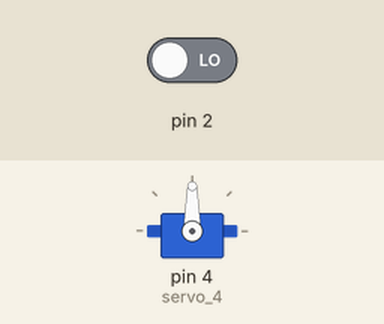
Recording of a sketch running on a simulated Arduino Uno, built with avr-gcc and run on an emulated ATmega328P. Parts: servo. The inputs (shaded band) are chosen by the test bench; at power-on: pin 2 LOW.

Above: at 5.8 s.
5.9 s: pin 2 driven HIGH
At 10.3 s:
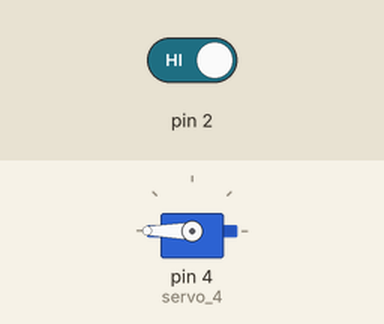
At 20.3 s:
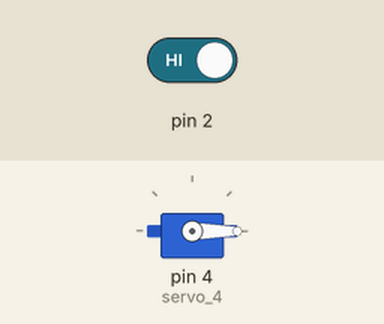
Timing chart, 0 to 41.5 s (numbered marks = the images above; inputs shaded):
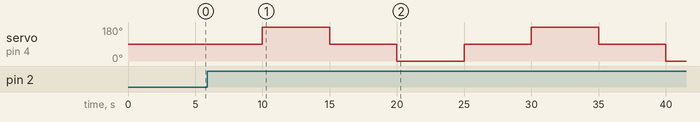

The sketch:

motorSwitch.ino
```cpp
#include <Servo.h>

boolean direction = 0;

Servo servo_4;

void setup() {
  pinMode(2, INPUT);
  servo_4.attach(4);
}

void loop() {
  if (digitalRead(2) && direction == 0) {
    servo_4.write(180);
    delay(5*1000);
    servo_4.write(90);
    direction = 1;
  } else if (digitalRead(2) && direction == 1) {
    servo_4.write(0);
    delay(5*1000);
    servo_4.write(90);
    direction = 0;
  }
  delay(5*1000);

}
```

Measured:
- after the input at 5.9 s, servo on pin 4 (servo_4): 90° → 180° after 4.1 s, → 90° 5.0 s later, → 0° 5.0 s later, → 90° 5.0 s later, … (7 changes in this stretch)
